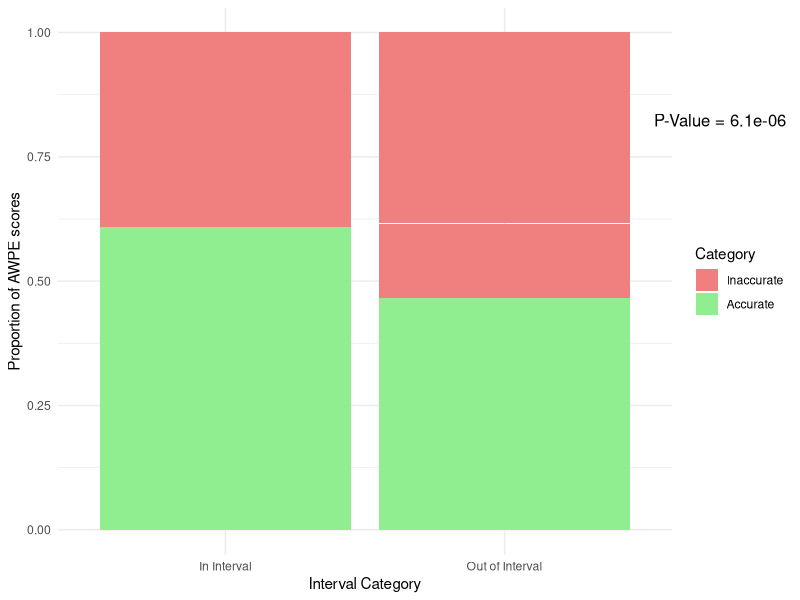
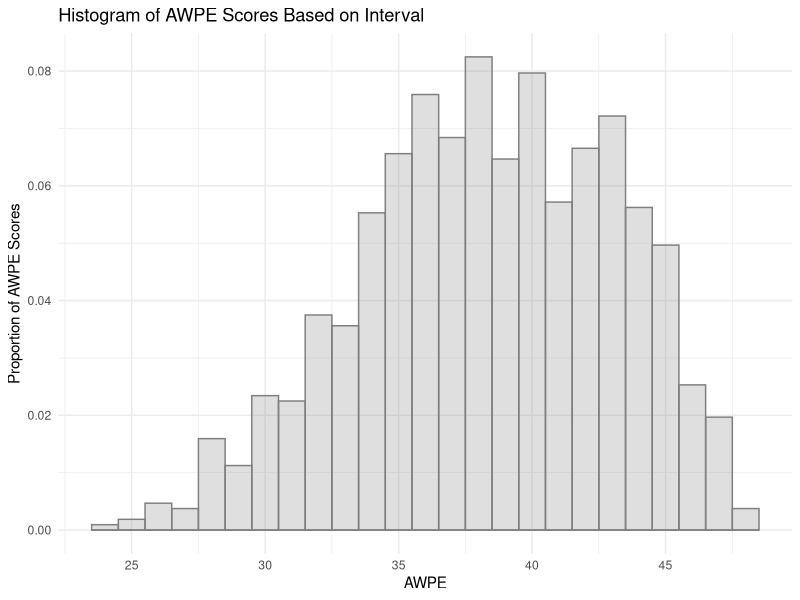
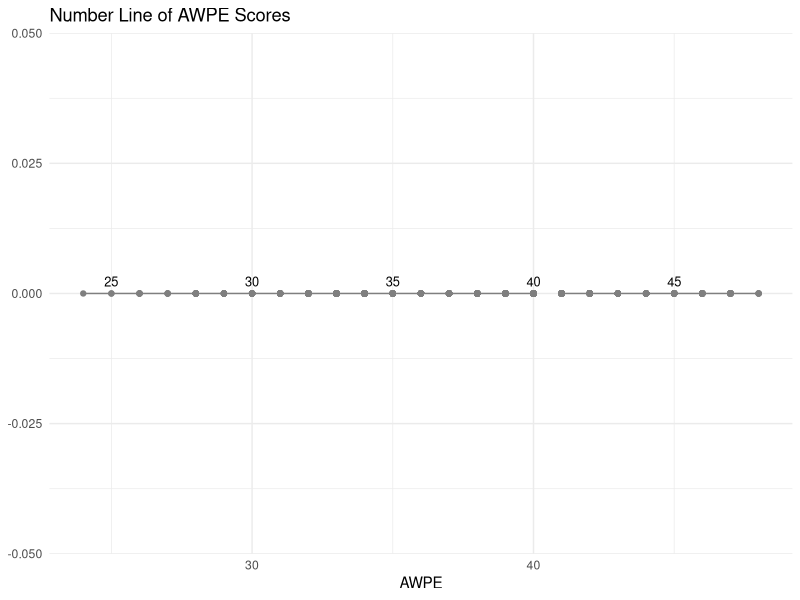

Write R code to recreate these figures, in order.
## ---- chunk 1
knitr::opts_chunk$set(echo = TRUE)
## ---- chunk 2
suppressWarnings(library(ggplot2))
suppressWarnings(library(cowplot))
english_data <- read.csv("English_Data_Clean.csv")

english_data$interval <- factor(ifelse(english_data$interval, "In Interval", "Out of Interval"))
english_data$accurate <- factor(ifelse(english_data$accurate, "Accurate", "Inaccurate"))
english_data$accurate <- factor(english_data$accurate, levels = c("Inaccurate", "Accurate"))
## ---- chunk 3
custom_colors <- c("Accurate" = "lightgreen", "Inaccurate" = "lightcoral")

p <- ggplot(english_data, aes(fill = accurate, x = interval, y = AWPE)) +
  geom_bar(position = "fill", stat = "identity") +
  labs(x = "Interval Category", y = "Proportion of AWPE scores", fill = "Category") +
  theme_minimal() + 
  scale_fill_manual(values = custom_colors)

p_value <- 6.114063e-06

p_annotated <- ggdraw() +
  draw_plot(p) + 
  draw_text(
    paste("P-Value =", format(p_value, digits = 2, scientific = TRUE)),
    x = .9, y = .8, size = 12, hjust = 0.5
  )

p_annotated
## ---- chunk 4
x_breaks <- seq(25, 45, by = 5)

ggplot(english_data, aes(x = AWPE, fill = interval, color = interval, y = ..count../sum(..count..))) +
  geom_histogram(binwidth = 1, position = "identity", alpha = 0.25, size = 0.5) + 
  scale_fill_manual(values = c("TRUE" = "lightgreen", "FALSE" = "pink")) +
  scale_color_manual(values = c("TRUE" = "lightgreen", "FALSE" = "pink")) +
  labs(title = "Histogram of AWPE Scores Based on Interval",
       x = "AWPE",
       y = "Proportion of AWPE Scores",
       fill = "Within Interval",
       color = "Within Interval") + 
  scale_x_continuous(breaks = x_breaks) +  
  theme_minimal()
## ---- chunk 5
ggplot(english_data, aes(AWPE, y = 0, color = interval)) +
  geom_line() +
  geom_point() +
  scale_color_manual(values = c("TRUE" = "lightgreen", "FALSE" = "pink")) +
  labs(title = "Number Line of AWPE Scores",
       x = "AWPE",
       y = NULL, 
       color = "Within Interval") +  # setting y label to NULL to remove it
  theme_minimal() +
  geom_text(data = data.frame(x = c(25, 30, 35, 40, 45), label = c("25", "30", "35", "40", "45")), aes(x = x, label = label), vjust = -0.7, color = "black", size = 3.25) + theme(legend.position = c(.92, .7))

